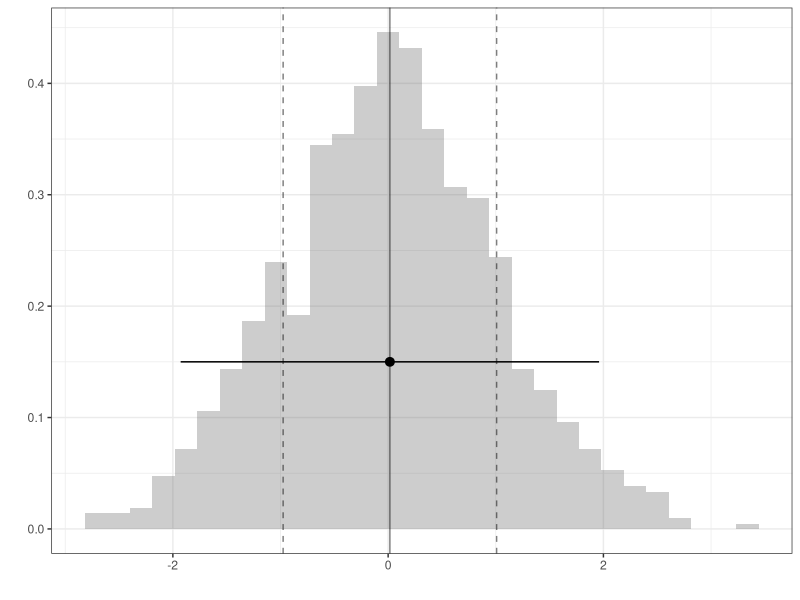
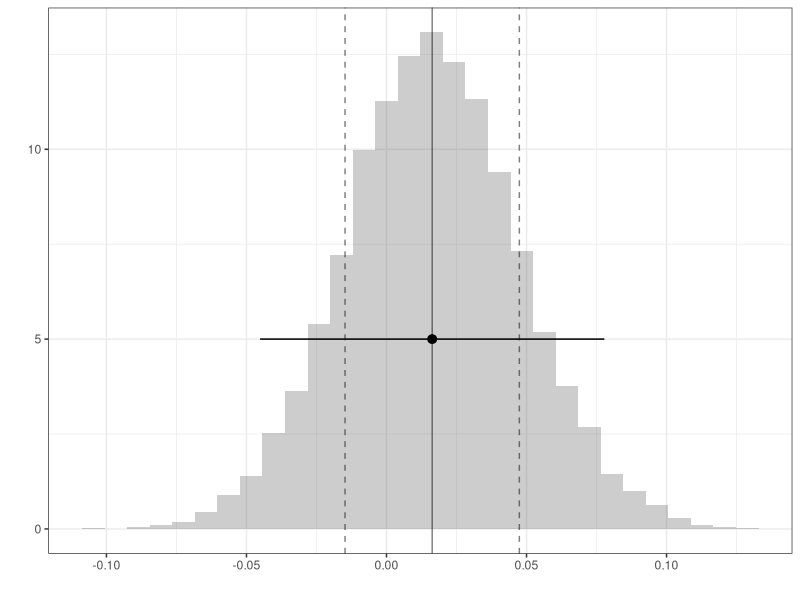
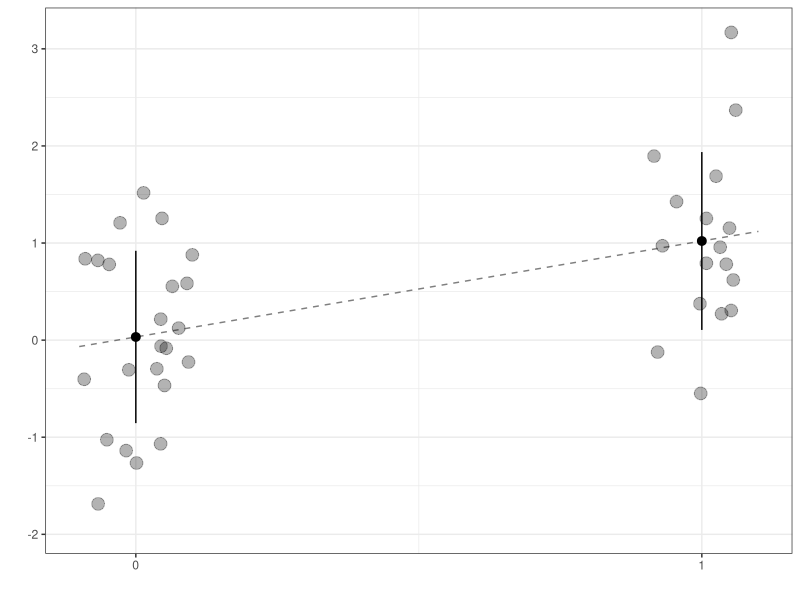
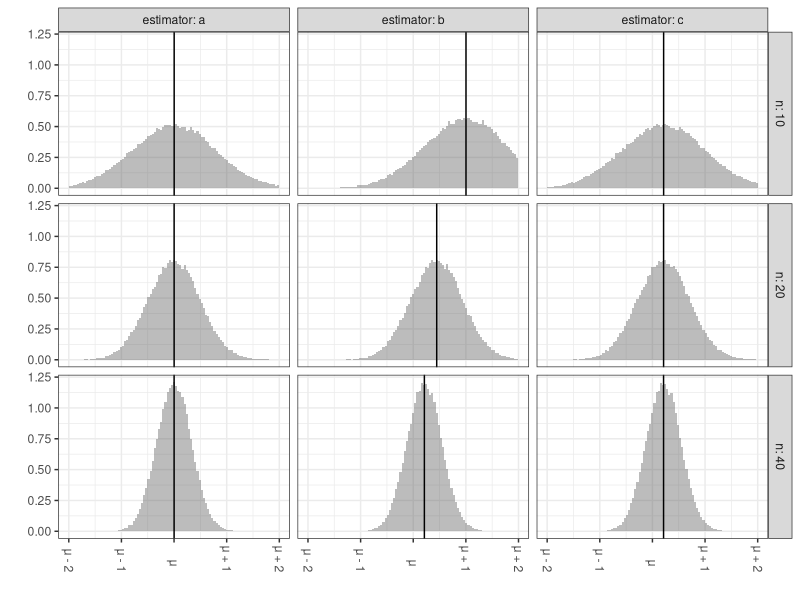

The R source for these figures, in order:
## ---- chunk 1
library(ggplot2)
library(tidyverse)
library(magrittr)
if (knitr::is_latex_output())
  knitr::opts_chunk$set(dev = "cairo_pdf")
## ---- chunk 2
set.seed(123)
n = 1000
Y = rnorm(n)
## ---- chunk 3
#| echo: true
B=10000
Y.bar = rep(NA,B)
for(b in 1:B) {
  Y.bar[b]= mean(sample(Y,size=n,replace=TRUE))
}
## ---- chunk 4
#| out-height: 6in
#| fig-ncol: 2
#| fig-subcap:
#|  -  Histogram of the vector Y's elements
#|  -  Histogram of the Y.bar's elements
ggplot() + geom_histogram(aes(x=Y,     y=after_stat(density)), alpha=.3) + 
           geom_vline(aes(xintercept=mean(Y)), alpha=.5) + 
           geom_vline(aes(xintercept=mean(Y)+c(-1,1)*sd(Y)), linetype='dashed', alpha=.5) + 
           geom_pointrange(aes(x=mean(Y), xmin=mean(Y)-1.96*sd(Y), xmax=mean(Y)+1.96*sd(Y), y=.15)) + theme_bw() + xlab('') + ylab('')
ggplot() + geom_histogram(aes(x=Y.bar, y=after_stat(density)), alpha=.3) + 
           geom_vline(aes(xintercept=mean(Y.bar)), alpha=.5) + 
           geom_vline(aes(xintercept=mean(Y.bar)+c(-1,1)*sd(Y.bar)), linetype='dashed', alpha=.5) + 
           geom_pointrange(aes(x=mean(Y.bar), xmin=mean(Y.bar)-1.96*sd(Y)/sqrt(n), xmax=mean(Y.bar)+1.96*sd(Y)/sqrt(n), y=5)) + theme_bw() + xlab('') + ylab('')
## ---- chunk 5
#| out-height: 6in

set.seed(123)

n = 40
X = rbinom(n,1,1/3)
Y = rnorm(n) + X
x = seq(-2,2,by=.01)
regression_line=lm(Y~X)
summaries=data.frame(X=X,Y=Y) %>% group_by(X) %>% summarize(mean=mean(Y), sd=sd(Y))

ggplot() + geom_point(aes(x=X, y=Y), alpha=.3, size=4, position=position_jitter(w=.1,h=0)) + 
           geom_pointrange(aes(x=X,y=mean, ymin=mean-sd, ymax=mean+sd), data=summaries) +
           scale_x_continuous(breaks=c(0,1), limits=c(-.1,1.1)) + 
           geom_line(aes(x=x,y=predict(regression_line, newdata=data.frame(X=x))), linetype='dashed', alpha=.5) + 
           xlab('') + ylab('') + theme_bw()

## ---- chunk 6
#| echo: true
mean(Y[X==0])
## ---- chunk 7
#| eval: true
#| echo: true 
 
regression_line = lm(Y~X)
coefficients(regression_line)
## ---- chunk 8
#| eval: true
#| echo: true 
 
mean(Y[X==1]) - mean(Y[X==0])
## ---- chunk 9
#| echo: false
#| out-width: 6.5in 
#| fig-asp: 1
set.seed(1234)
mu=4
sigma = 1

error = 2*rnorm(100000)
bias = list(a=function(n) 0, b=function(n) 2*mu/(n-2), c=function(n) 2*mu/(40-2))
se = function(n) { sqrt(n*sigma^2 / (n-2)^2) }

plotdata = expand_grid(estimator=names(bias), n=c(10,20,40)) %>%
  pmap(function(estimator, n) {
    thebias = bias[[estimator]](n)
    data.frame(estimator=estimator, n=n, muhat=thebias + error * se(n))
    }) %>% bind_rows() 
summaries = plotdata %>% group_by(n, estimator) %>% summarize(mean=mean(muhat))

breaks = seq(-4, 4, by=2)/2 
signs  = case_when(
  breaks < 0 ~ '-', 
  breaks == 0 ~ '',
  breaks > 0 ~ '+')
offsets = case_when(
  breaks != 0 ~ sprintf('%d', abs(breaks)),
  breaks == 0 ~ '')
labels.abstract = sprintf('μ %s %s', signs, offsets)

ggplot(plotdata) + geom_histogram(aes(x=muhat, y=after_stat(density)), bins=100, alpha=.4) + 
                   geom_vline(aes(xintercept=mean), data=summaries) + 
                   scale_x_continuous(breaks=breaks, labels=labels.abstract, limits=range(breaks)) + 
                   facet_grid(n ~ estimator, labeller=labeller(n=label_both, estimator=label_both)) + 
                   theme_bw() + theme(axis.text.x = element_text(angle = -90, vjust = 0.5, hjust=1)) + 
                   xlab('') + ylab('')
